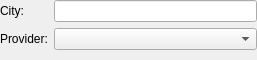
<?xml version="1.0" encoding="UTF-8"?>
<ui version="4.0">
 <class>WeatherConfigSearch</class>
 <widget class="QWidget" name="WeatherConfigSearch">
  <property name="geometry">
   <rect>
    <x>0</x>
    <y>0</y>
    <width>257</width>
    <height>60</height>
   </rect>
  </property>
  <property name="windowTitle">
   <string>Search</string>
  </property>
  <layout class="QFormLayout" name="formLayout">
   <property name="margin">
    <number>0</number>
   </property>
   <item row="0" column="0">
    <widget class="QLabel" name="cityLabel">
     <property name="text">
      <string>City:</string>
     </property>
     <property name="buddy">
      <cstring>cityLineEdit</cstring>
     </property>
    </widget>
   </item>
   <item row="0" column="1">
    <widget class="KLineEdit" name="cityLineEdit"/>
   </item>
   <item row="1" column="0">
    <widget class="QLabel" name="providerLabel">
     <property name="text">
      <string>Provider:</string>
     </property>
     <property name="buddy">
      <cstring>providerComboBox</cstring>
     </property>
    </widget>
   </item>
   <item row="1" column="1">
    <widget class="KComboBox" name="providerComboBox"/>
   </item>
   <item row="2" column="1">
    <spacer name="verticalSpacer">
     <property name="orientation">
      <enum>Qt::Vertical</enum>
     </property>
     <property name="sizeHint" stdset="0">
      <size>
       <width>20</width>
       <height>13</height>
      </size>
     </property>
    </spacer>
   </item>
  </layout>
 </widget>
 <customwidgets>
  <customwidget>
   <class>KLineEdit</class>
   <extends>QLineEdit</extends>
   <header>klineedit.h</header>
  </customwidget>
  <customwidget>
   <class>KComboBox</class>
   <extends>QComboBox</extends>
   <header>kcombobox.h</header>
  </customwidget>
 </customwidgets>
 <resources/>
 <connections/>
</ui>
